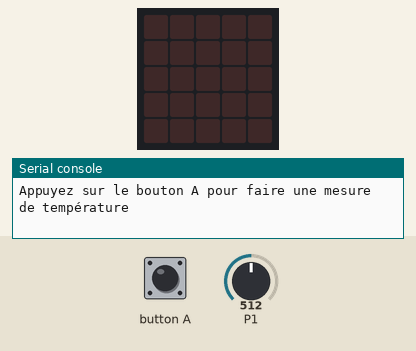
Bench run of a program on a simulated BBC micro:bit running MicroPython. On the bench: the board's 5×5 LED display, the last lines printed to the serial console. The test bench sets the inputs (shaded band); at power-on: P1 = 512 (analog values on the 0–1023 scale).

Above: at 1.2 s.
1.3 s: button A pressed for 0.15 s
At 1.52 s:
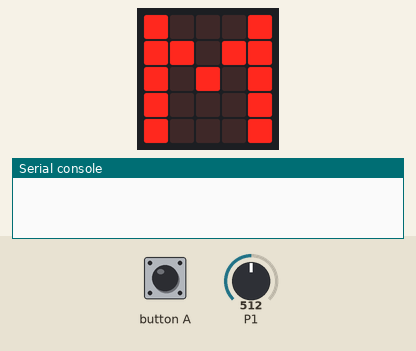
3.2 s: button A pressed for 3.2 s
Timing chart, 0 to 6.2 s (numbered marks = the images above; inputs shaded):
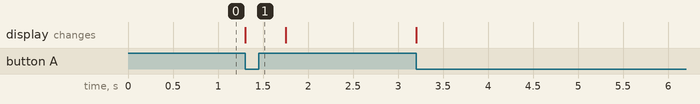

Measured:
- after the input at 1.3 s, the display: changes at once (image 1)

The program:

thermom_tre.py
```python
from microbit import *

print()
print()
print()
print("Appuyez sur le bouton A pour faire une mesure de température")
print()

while True:
    display.clear()
    if button_a.is_pressed():
        display.show("M")
        print()
        mesure = 0
        N = 1000
        for i in range(N):
            lecture = pin1.read_analog()
            mesure += lecture
        resultat = int(mesure / N)
        temperature = int(-1.70 * resultat + 1010)
        print("Température =", temperature)
        print()
        while button_a.is_pressed():
            pass
```
